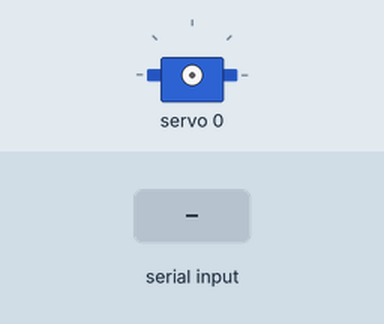
Recording of a sketch running on a simulated Arduino Uno, built with avr-gcc and run on an emulated ATmega328P. Shown: servo. Inputs (shaded band) come from the test bench. What the sketch prints to the serial monitor is not drawn.

Above: at 1.7 s.
1.8 s: "90,45\n" received over Serial
At 2.7 s:
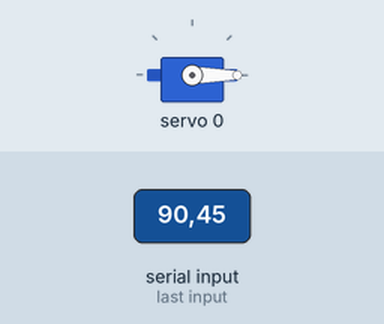
3.3 s: "200\n" received over Serial
At 3.8 s:
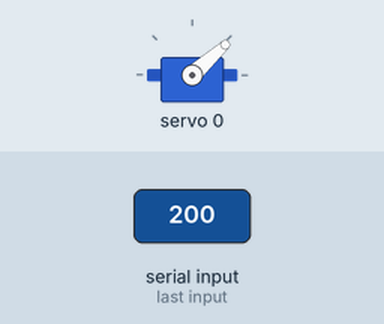
4.8 s: "90\n" received over Serial
At 6.1 s:
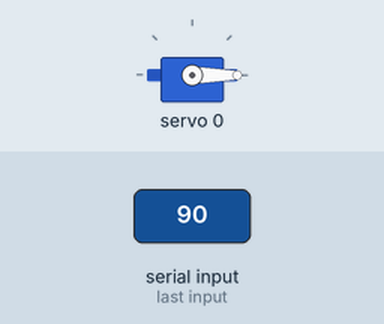
Timing chart, 0 to 7.8 s (numbered marks = the images above; inputs shaded):
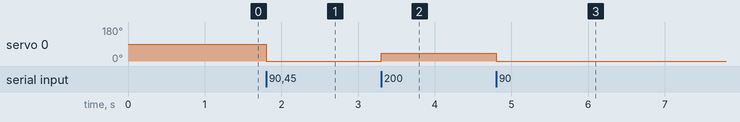

The sketch:

servo_calibration.ino
```cpp
#include <Wire.h>
#include <Adafruit_PWMServoDriver.h>

Adafruit_PWMServoDriver pwm = Adafruit_PWMServoDriver();

// Base: min=120 (0), max=570(180)
// Shoulder: min=130 (0), max=600(180)
// Elbow: min=120 (0), max=590(180)
// Wrist: min=140 (0), max=600(180)
// Gripper: min=125 (0), max=600(180)


// Start with safe range for 180° servo
int servoChannel = 0; // Channel where your servo is connected

void setup() {
  Serial.begin(9600);
  Serial.println("Servo Calibration Mode");
  Serial.println("Send a number from 150–600 in Serial Monitor to move servo");
  Serial.println("Try slowly until you find safe min and max without strain.");

  pwm.begin();
  pwm.setPWMFreq(50); // Standard 50 Hz for servos
  delay(500);
}

void loop() {
  // Check if you send something through Serial Monitor
  if (Serial.available()) {
    int val = Serial.parseInt();
    if (val > 0) {
      Serial.print("Moving servo to pulse length: ");
      Serial.println(val);
      pwm.setPWM(servoChannel, 0, val);
      delay(500);
    }
  }
}
```

Measured:
- after the input at 1.8 s, servo 0: 90° → 0° at once
- after the input at 3.3 s, servo 0: 0° → 42° at once
- after the input at 4.8 s, servo 0: 42° → 0° at once
